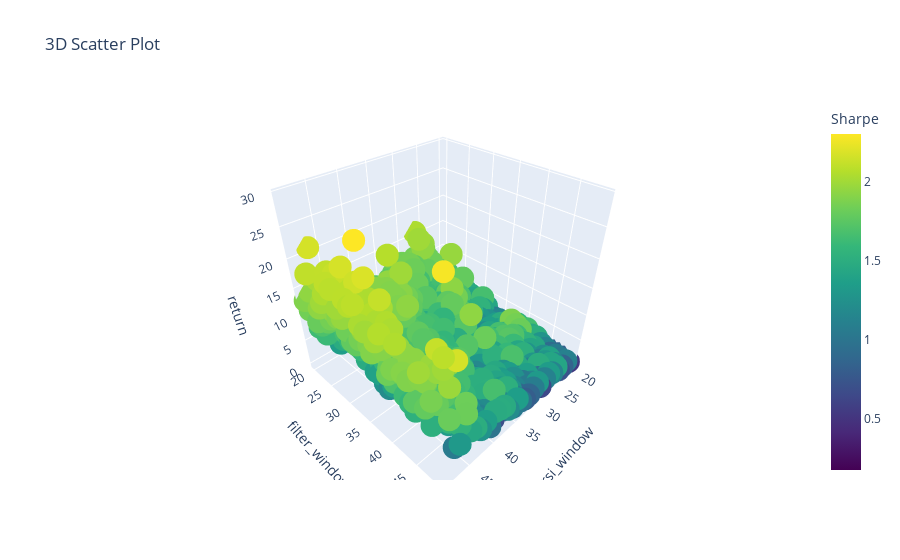

Here is the notebook cell this chart was saved with:
### Code cell
# 畫出參數高原
import plotly.graph_objects as go

x = pf.loc[pf['total_return'] > 0].index.get_level_values(0)
y = pf.loc[pf['total_return'] > 0].index.get_level_values(1)
z = pf.loc[pf['total_return'] > 0]['total_return']
data = (pf.loc[pf['total_return'] > 0]['sharpe_ratio'])
scatter_data = go.Scatter3d(
    x=x,
    y=y,
    z=z,
    mode='markers',
    marker=dict(
        color=data,  # 将第四维数据用颜色表示
        colorscale='Viridis',
        colorbar=dict(title='Sharpe')  # 添加颜色条
    )
)

# 创建图布局
layout = go.Layout(
    title='3D Scatter Plot',
    scene=dict(
        xaxis=dict(title='rsi_window'),
        yaxis=dict(title='filter_window'),
        zaxis=dict(title='return')
    )
)

# 创建图像的 Figure 对象并绘制图像
fig = go.Figure(data=[scatter_data], layout=layout)
fig.show()
fig.write_html(file = '3d_plot.html' , auto_open  = True)#圖片儲存並自動展

### Figure 1 — Plotly figure (JSON) as saved in the notebook; plotly's stock layout.template omitted (floating-point values rounded to 4 significant figures; data arrays with more than 128 entries replaced by an {"elided": "..."} marker saying what was removed)
{"data": [{"marker": {"color": {"elided": "900 float values"}, "colorbar": {"title": {"text": "Sharpe"}}, "colorscale": [[0, "#440154"], [0.1111, "#482878"], [0.2222, "#3e4989"], [0.3333, "#31688e"], [0.4444, "#26828e"], [0.5556, "#1f9e89"], [0.6667, "#35b779"], [0.7778, "#6ece58"], [0.8889, "#b5de2b"], [1, "#fde725"]]}, "mode": "markers", "type": "scatter3d", "x": {"elided": "900 int values"}, "y": {"elided": "900 int values"}, "z": {"elided": "900 float values"}}], "layout": {"scene": {"xaxis": {"title": {"text": "rsi_window"}}, "yaxis": {"title": {"text": "filter_window"}}, "zaxis": {"title": {"text": "return"}}}, "title": {"text": "3D Scatter Plot"}}}
